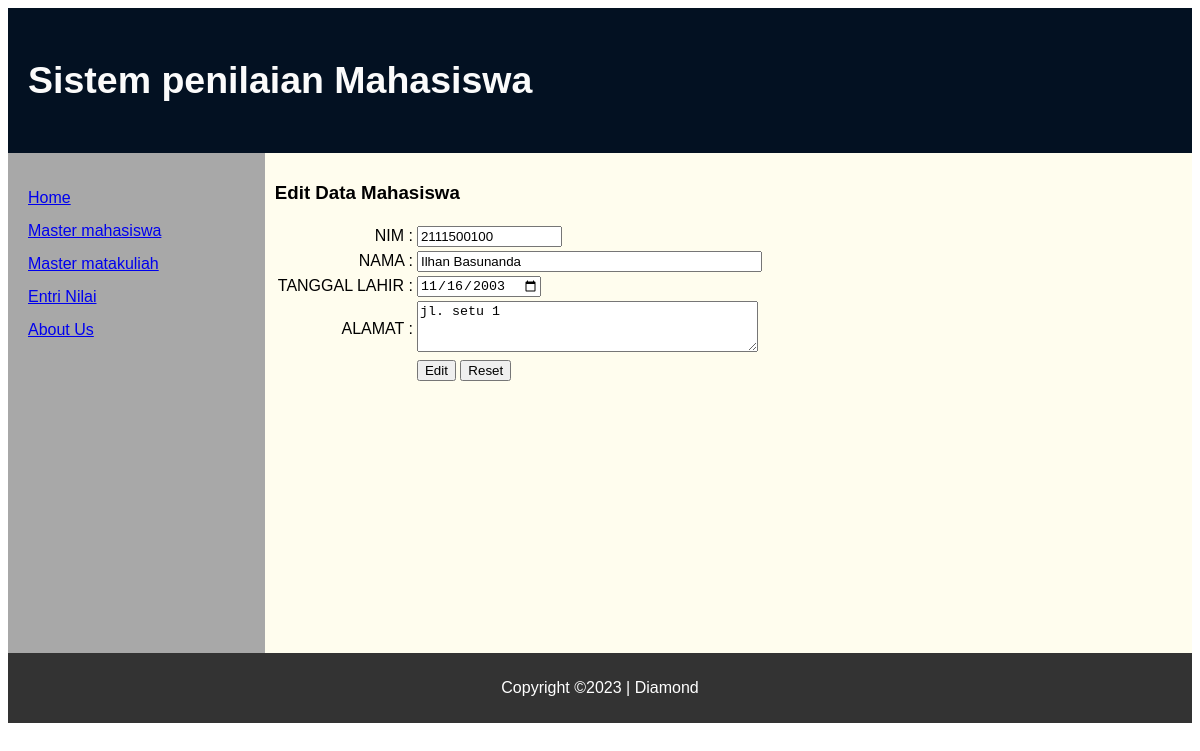
/index.php?page=editmhs&mahasiswa=2111500100, run on the app's committed database.
### tables this page shows
CREATE TABLE `tblmhs` (
  `nim` varchar(10) NOT NULL,
  `nama` varchar(35) NOT NULL,
  `tgllahir` date NOT NULL,
  `alamat` text NOT NULL
);

### edit_mahasiswa.php (the view, shortened to what this page needs)
<?php
include_once 'koneksi.php';
$edit_mahasiswa= isset($_GET['mahasiswa'])?$_GET['mahasiswa']:'';
$query = "SELECT * FROM tblmhs WHERE nim='$edit_mahasiswa'";
$result = mysqli_query($conn, $query);
$data = mysqli_fetch_array($result);
$nim = $data['nim'];
$nama = $data['nama'];
$tgllahir = $data['tgllahir'];
$alamat = $data['alamat'];
?>
<article>
    <h1>Edit Data Mahasiswa</h1>
    <form action="" method="post">
        <table widht="100%" border="0">
            <tr>
                <td width="25%" align="right">NIM :</td>
                <td><input type="text" name="nim" placeholder="NIM" size="15" maxlength="10" value='<?=$nim ?>'/></td>
            </tr>
            <tr>
                <td align="right">NAMA :</td>
                <td><input type="text" name="nama" placeholder="Nama" size="40" maxlength="40" value='<?=$nama ?>'/></td>
            </tr>
            <tr>
		        <td align="right">TANGGAL LAHIR :</td>
		        <td><input type="date" name="tgllahir" id="tgllahir" value='<?=$tgllahir ?>'/></td>
            </tr>
            <tr>
		        <td align="right">ALAMAT :</td>
		        <td><textarea name="alamat" rows="3" cols="40" ><?=$alamat ?></textarea></td>
	        </tr>
	        <tr>
		        <td>&nbsp;</td>
                <td>
                    <input type="submit" name="edit" value="Edit" />
                    <input type="submit" name="reset" value="Reset" />
                </td>
            </tr>
        </table>
    </form>
</article>

### styl.css (style rules this page uses)
* { box-sizing: border-box; }
body { font-family: Arial, Helvetica, sans-serif; display: flex; min-height: 100vh; flex-direction: column; }
nav, article { display: flex; flex-direction: column; min-height: 500px; padding: 10px; }
article { flex-grow: 5; min-width: 630px; background-color: #fffdee; }

### data on the page
tblmhs: nim "2111500100", nama "Ilhan Basunanda", tgllahir "11/16/2003", alamat "jl. setu 1"
